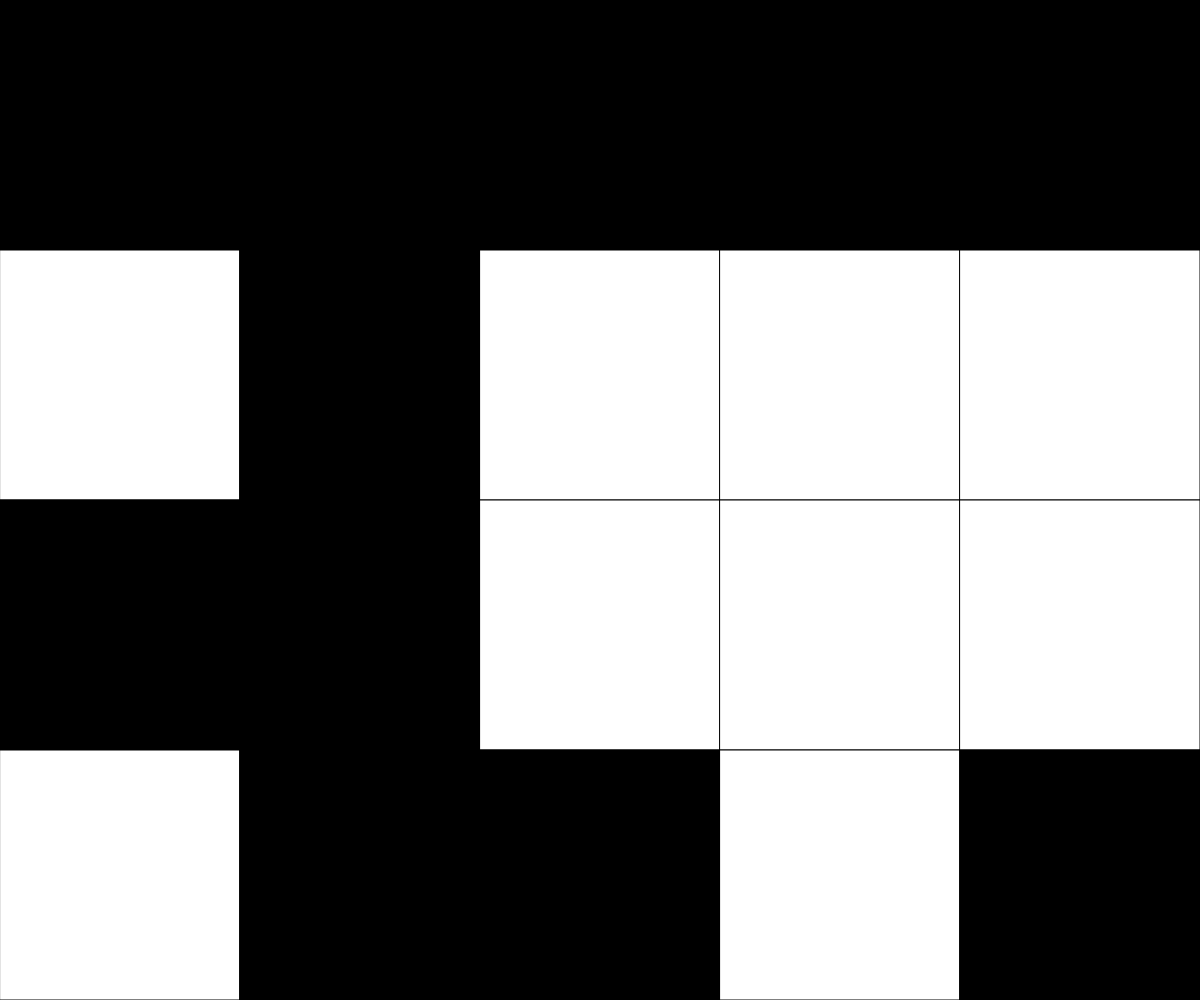
Frame 1 (no input)
Frame 60 (no input): identical to frame 1, image omitted
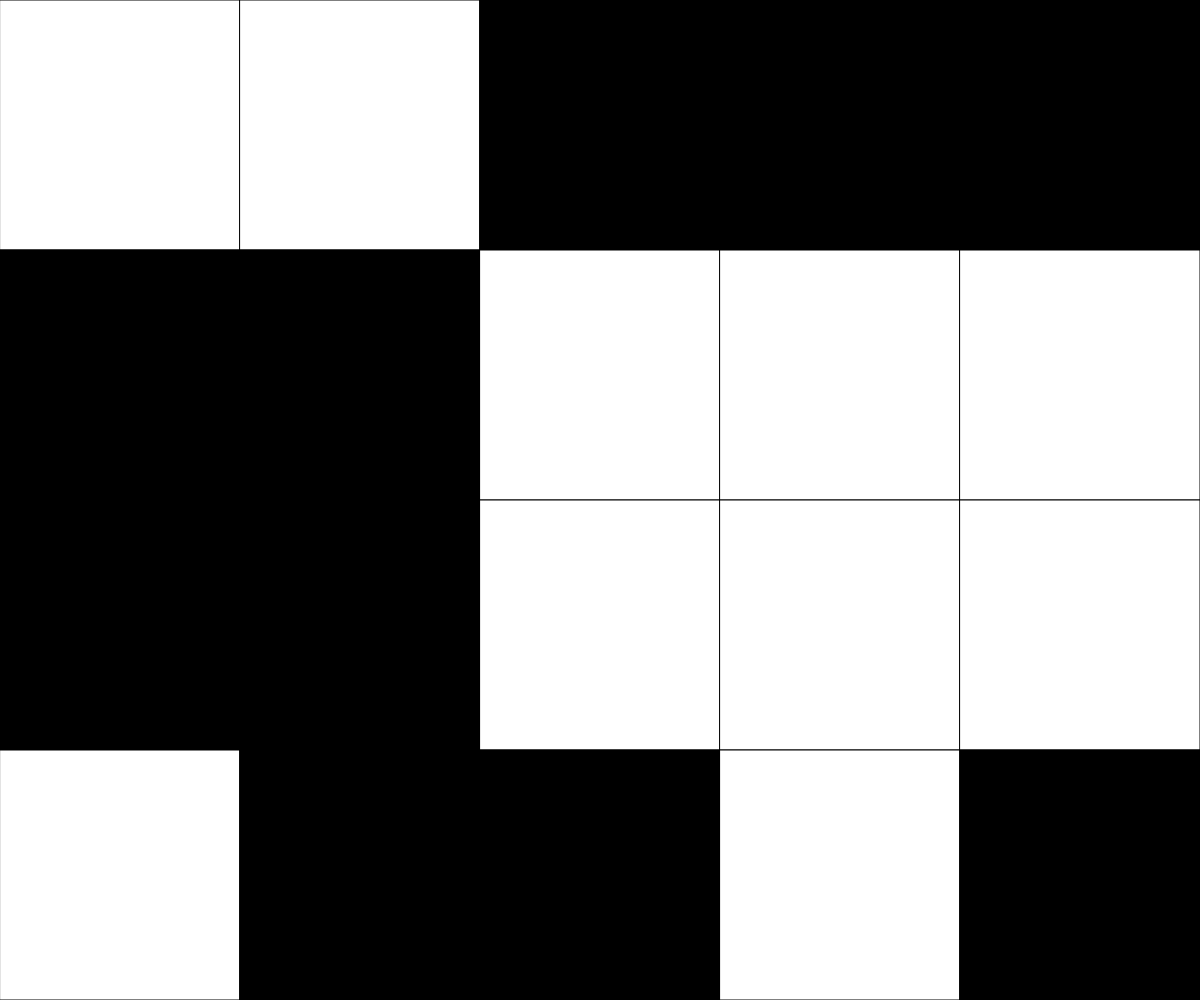
Frame 120 (the mouse pressed at the canvas centre since frame 60)

The p5.js sketch that drew these frames (run headless with seeded random() and noise() and a simulated clock; from frame 60 on, the mouse is pressed at the canvas centre):

// p5.js sketch
// ── sketch.js
//Insert your Comment Header here.

let NUM_ROWS = 4;
let NUM_COLS = 5;
let rectWidth, rectHeight;
let currentRow, currentCol;
let gridFill = [0, 255];
let winB = 0;
let winW = -1;
let randomNum;
let gridData = [[], [], [], []];


function setup() {
  // Determine the size of each square. Could use windowHeight,windowHeight  for Canvas to keep a square aspect ratio
  createCanvas(windowWidth, windowHeight);
  rectWidth = width/NUM_COLS;
  rectHeight = height/NUM_ROWS;
  randomizer();
  gridDataSetup();
}

function draw() {
  background(220);
  determineActiveSquare();   //figure out which tile the mouse cursor is over
  drawGrid();                //render the current game board to the screen (and the overlay)
  winCondition();
}



function mousePressed(){
  // cross-shaped pattern flips on a mouseclick. Boundary conditions are checked within the flip function to ensure in-bounds access for array
  if (mouseButton === LEFT){
    flip(currentCol, currentRow);
    flip(currentCol-1, currentRow);
    flip(currentCol+1, currentRow);
    flip(currentCol, currentRow-1);
    flip(currentCol, currentRow+1);
  }
  
  else {
    flip(currentCol, currentRow);
  }
}

function flip(col, row){
  // given a column and row for the 2D array, flip its value from 0 to 255 or 255 to 0
  // conditions ensure that the col and row given are valid and exist for the array. If not, no operations take place.
  if (col >= 0 && col < NUM_COLS ){
    if (row >= 0 && row < NUM_ROWS){
      if (gridData[row][col] === 0){ 
        gridData[row][col] = 255;
        winW += 1;
        winB -= 1;
      }
      else {
        gridData[row][col] = 0;
        winB += 1;
        winW -= 1;
      }
    }
  }
}

function determineActiveSquare(){
  // An expression to run each frame to determine where the mouse currently is.
  currentRow = int(mouseY / rectHeight);
  currentCol = int(mouseX / rectWidth);
}

function drawGrid(){
  // Render a grid of squares - fill color set according to data stored in the 2D array
  for (let x = 0; x < NUM_COLS ; x++){
    for (let y = 0; y < NUM_ROWS; y++){
      fill(gridData[y][x]);
      stroke(0); 
      rect(x*rectWidth, y*rectHeight, rectWidth, rectHeight);
    }
  }
}

function gridDataSetup(){
  for (let x = 0; x < NUM_COLS; x ++){
    for (y = 0; y < NUM_ROWS; y ++){
      gridData[y][x] = randomizer();
    }
  }

}



function winCondition(){
  print(winB);
  print(winW);
  textSize(50);
  stroke(255);
  if (winB >= 20){
    text("YOU WIN", 50, 50);
  }
  else if (winW >= 20){
    text("YOU WIN", 50, 50);
  }
}

function randomizer(){
  randomNum = int(random(0, 2));
  if (randomNum === 1){
    winW += 1;
    return 255;
  }
  else {
    winB += 1;
    return 0;
  }
}
